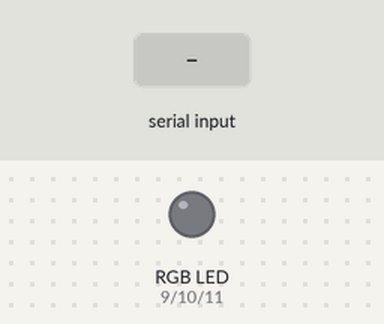
Recording of a sketch running on a simulated Arduino Uno, built with avr-gcc and run on an emulated ATmega328P. Parts: an RGB LED mixed from three pins (HIGH = lit). The test bench sets the inputs (shaded band). Dim RGB values are drawn brighter than linear.

Above: at 1.2 s.
1.3 s: "90,45\n" received over Serial
At 2.1 s:
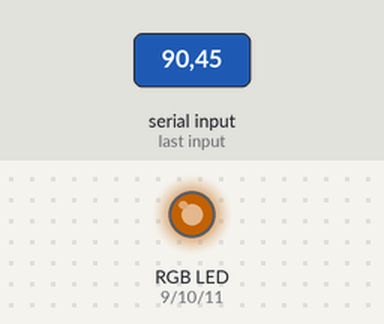
2.8 s: "30,150\n" received over Serial
At 3.3 s:
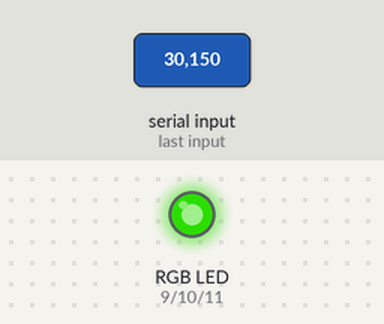
4.3 s: "5\n" received over Serial
At 6.2 s:
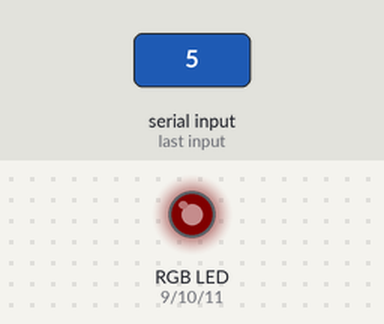
6.8 s: "90\n" received over Serial
At 7.4 s:
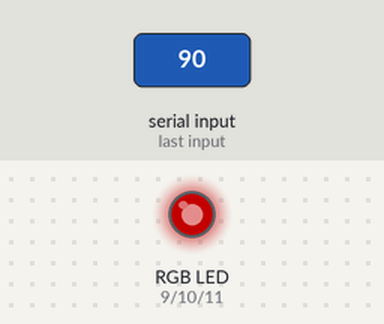
8.3 s: "200\n" received over Serial
At 10.5 s:
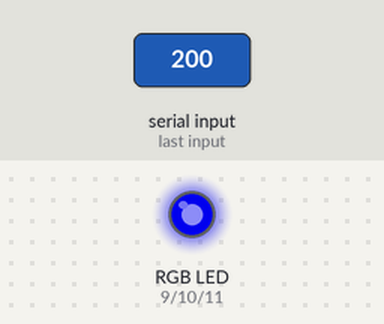
10.8 s: "90,45\n" received over Serial
At 11.7 s:
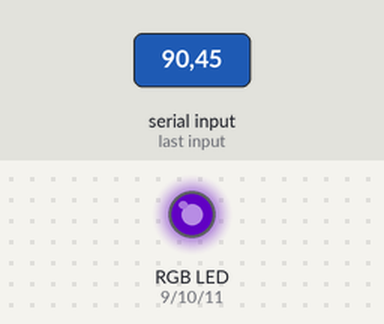
Timing chart, 0 to 14.3 s (numbered marks = the images above; inputs shaded):
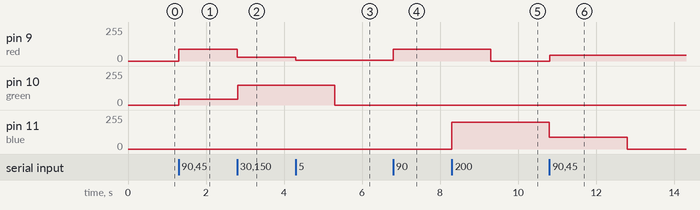

Measured:
- after the input at 1.3 s, pin 9 (red): 0/255 → 90/255 at once; pin 10 (green): 0/255 → 45/255 at once
- after the input at 2.8 s, pin 9 (red): 90/255 → 30/255 at once; pin 10 (green): 45/255 → 150/255 at once
- after the input at 4.3 s, pin 9 (red): 30/255 → 5/255 at once; pin 10 (green): 150/255 → 0/255 after 1.0 s
- after the input at 6.8 s, pin 9 (red): 5/255 → 90/255 at once
- after the input at 8.3 s, pin 9 (red): 90/255 → 0/255 after 1.0 s; pin 11 (blue): 0/255 → 200/255 at once
- after the input at 10.8 s, pin 9 (red): 0/255 → 45/255 at once; pin 11 (blue): 200/255 → 90/255 at once, → 0/255 2.0 s later

The sketch:

rgb_led.ino
```cpp
#define red 9
#define green 10
#define blue 11
#define gnd 8

void setup() {
  pinMode(red, OUTPUT);
  pinMode(green, OUTPUT);
  pinMode(blue, OUTPUT);
  pinMode(gnd, OUTPUT);
  digitalWrite(gnd, LOW);
  Serial.begin(9600);
}

void loop() {
  if (Serial.available()) {
      for (int i = red; i <= blue; i++) {
    int intensity = Serial.parseInt();
        if (intensity >= 0 && intensity <= 255){
        analogWrite(i, intensity);
      }else{
         Serial.println("Intensity should be between 0 and 255.");
      }
      }
  }
}
```
